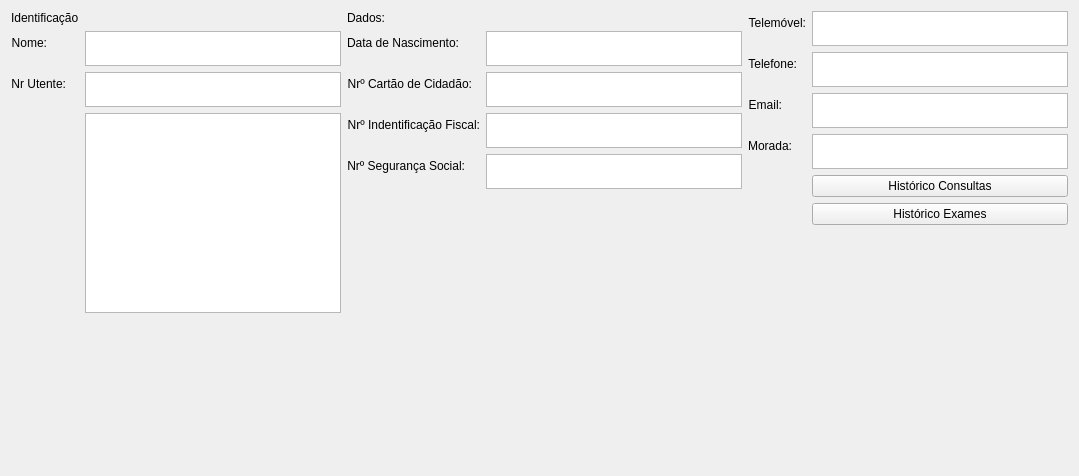
          <widget class="QWidget" name="utenteFile_4">
           <attribute name="title">
            <string>Ficha Utente</string>
           </attribute>
           <layout class="QGridLayout" name="gridLayout_67">
            <item row="0" column="0" rowspan="2">
             <layout class="QFormLayout" name="formLayout_25">
              <item row="3" column="0">
               <widget class="QLabel" name="label_145">
                <property name="text">
                 <string>Nome:</string>
                </property>
                <property name="alignment">
                 <set>Qt::AlignRight|Qt::AlignTrailing|Qt::AlignVCenter</set>
                </property>
               </widget>
              </item>
              <item row="4" column="0">
               <widget class="QLabel" name="label_148">
                <property name="text">
                 <string>Nr Utente:</string>
                </property>
                <property name="alignment">
                 <set>Qt::AlignRight|Qt::AlignTrailing|Qt::AlignVCenter</set>
                </property>
               </widget>
              </item>
              <item row="3" column="1">
               <widget class="QTextBrowser" name="sheetPatientName">
                <property name="maximumSize">
                 <size>
                  <width>16777215</width>
                  <height>35</height>
                 </size>
                </property>
               </widget>
              </item>
              <item row="4" column="1">
               <widget class="QTextBrowser" name="sheetPatientNumber">
                <property name="maximumSize">
                 <size>
                  <width>16777215</width>
                  <height>35</height>
                 </size>
                </property>
               </widget>
              </item>
              <item row="5" column="1">
               <widget class="QGraphicsView" name="graphicsView">
                <property name="minimumSize">
                 <size>
                  <width>200</width>
                  <height>200</height>
                 </size>
                </property>
                <property name="maximumSize">
                 <size>
                  <width>500</width>
                  <height>500</height>
                 </size>
                </property>
               </widget>
              </item>
              <item row="6" column="1">
               <spacer name="verticalSpacer_28">
                <property name="orientation">
                 <enum>Qt::Vertical</enum>
                </property>
                <property name="sizeHint" stdset="0">
                 <size>
                  <width>20</width>
                  <height>40</height>
                 </size>
                </property>
               </spacer>
              </item>
              <item row="1" column="0">
               <widget class="QLabel" name="label_149">
                <property name="text">
                 <string>Identificação</string>
                </property>
               </widget>
              </item>
             </layout>
            </item>
            <item row="0" column="1">
             <layout class="QFormLayout" name="formLayout_26">
              <item row="2" column="0">
               <widget class="QLabel" name="label_150">
                <property name="autoFillBackground">
                 <bool>false</bool>
                </property>
                <property name="text">
                 <string>Data de Nascimento:</string>
                </property>
                <property name="alignment">
                 <set>Qt::AlignRight|Qt::AlignTrailing|Qt::AlignVCenter</set>
                </property>
               </widget>
              </item>
              <item row="2" column="1">
               <widget class="QTextBrowser" name="sheetPatientDate">
                <property name="maximumSize">
                 <size>
                  <width>16777215</width>
                  <height>35</height>
                 </size>
                </property>
               </widget>
              </item>
              <item row="3" column="0">
               <widget class="QLabel" name="label_151">
                <property name="text">
                 <string>Nrº Cartão de Cidadão:</string>
                </property>
                <property name="alignment">
                 <set>Qt::AlignRight|Qt::AlignTrailing|Qt::AlignVCenter</set>
                </property>
               </widget>
              </item>
              <item row="3" column="1">
               <widget class="QTextBrowser" name="sheetPatientIDNr">
                <property name="maximumSize">
                 <size>
                  <width>16777215</width>
                  <height>35</height>
                 </size>
                </property>
               </widget>
              </item>
              <item row="4" column="0">
               <widget class="QLabel" name="label_152">
                <property name="text">
                 <string>Nrº Indentificação Fiscal:</string>
                </property>
                <property name="alignment">
                 <set>Qt::AlignRight|Qt::AlignTrailing|Qt::AlignVCenter</set>
                </property>
               </widget>
              </item>
              <item row="4" column="1">
               <widget class="QTextBrowser" name="sheetPatientNIF">
                <property name="maximumSize">
                 <size>
                  <width>16777215</width>
                  <height>35</height>
                 </size>
                </property>
               </widget>
              </item>
              <item row="5" column="0">
               <widget class="QLabel" name="label_153">
                <property name="text">
                 <string>Nrº Segurança Social:</string>
                </property>
                <property name="alignment">
                 <set>Qt::AlignRight|Qt::AlignTrailing|Qt::AlignVCenter</set>
                </property>
               </widget>
              </item>
              <item row="5" column="1">
               <widget class="QTextBrowser" name="sheetPatientSocialNr">
                <property name="maximumSize">
                 <size>
                  <width>16777215</width>
                  <height>35</height>
                 </size>
                </property>
               </widget>
              </item>
              <item row="6" column="0">
               <spacer name="verticalSpacer_29">
                <property name="orientation">
                 <enum>Qt::Vertical</enum>
                </property>
                <property name="sizeHint" stdset="0">
                 <size>
                  <width>20</width>
                  <height>40</height>
                 </size>
                </property>
               </spacer>
              </item>
              <item row="1" column="0">
               <widget class="QLabel" name="label_154">
                <property name="text">
                 <string>Dados:</string>
                </property>
               </widget>
              </item>
             </layout>
            </item>
            <item row="0" column="2">
             <layout class="QFormLayout" name="formLayout_27">
              <item row="0" column="0">
               <widget class="QLabel" name="label_155">
                <property name="text">
                 <string>Telemóvel:</string>
                </property>
                <property name="alignment">
                 <set>Qt::AlignRight|Qt::AlignTrailing|Qt::AlignVCenter</set>
                </property>
               </widget>
              </item>
              <item row="0" column="1">
               <widget class="QTextBrowser" name="sheetPatientMobileNr">
                <property name="maximumSize">
                 <size>
                  <width>16777215</width>
                  <height>35</height>
                 </size>
                </property>
               </widget>
              </item>
              <item row="1" column="0">
               <widget class="QLabel" name="label_156">
                <property name="text">
                 <string>Telefone:</string>
                </property>
                <property name="alignment">
                 <set>Qt::AlignRight|Qt::AlignTrailing|Qt::AlignVCenter</set>
                </property>
               </widget>
              </item>
              <item row="1" column="1">
               <widget class="QTextBrowser" name="sheetPatientPhoneNr">
                <property name="maximumSize">
                 <size>
                  <width>16777215</width>
                  <height>35</height>
                 </size>
                </property>
               </widget>
              </item>
              <item row="2" column="0">
               <widget class="QLabel" name="label_167">
                <property name="text">
                 <string>Email:</string>
                </property>
                <property name="alignment">
                 <set>Qt::AlignRight|Qt::AlignTrailing|Qt::AlignVCenter</set>
                </property>
               </widget>
              </item>
              <item row="2" column="1">
               <widget class="QTextBrowser" name="sheetPatientEmail">
                <property name="maximumSize">
                 <size>
                  <width>16777215</width>
                  <height>35</height>
                 </size>
                </property>
               </widget>
              </item>
              <item row="3" column="0">
               <widget class="QLabel" name="label_168">
                <property name="text">
                 <string>Morada:</string>
                </property>
                <property name="alignment">
                 <set>Qt::AlignRight|Qt::AlignTrailing|Qt::AlignVCenter</set>
                </property>
               </widget>
              </item>
              <item row="3" column="1">
               <widget class="QTextBrowser" name="sheetPatientAddress">
                <property name="maximumSize">
                 <size>
                  <width>16777215</width>
                  <height>35</height>
                 </size>
                </property>
               </widget>
              </item>
              <item row="4" column="1">
               <widget class="QPushButton" name="sheetPatientAppointmentList">
                <property name="text">
                 <string>Histórico Consultas</string>
                </property>
               </widget>
              </item>
              <item row="5" column="1">
               <widget class="QPushButton" name="nurseButtExamHist">
                <property name="text">
                 <string>Histórico Exames</string>
                </property>
               </widget>
              </item>
              <item row="6" column="1">
               <spacer name="verticalSpacer_30">
                <property name="orientation">
                 <enum>Qt::Vertical</enum>
                </property>
                <property name="sizeHint" stdset="0">
                 <size>
                  <width>20</width>
                  <height>40</height>
                 </size>
                </property>
               </spacer>
              </item>
             </layout>
            </item>
            <item row="1" column="2">
             <spacer name="verticalSpacer_31">
              <property name="orientation">
               <enum>Qt::Vertical</enum>
              </property>
              <property name="sizeHint" stdset="0">
               <size>
                <width>20</width>
                <height>188</height>
               </size>
              </property>
             </spacer>
            </item>
           </layout>
          </widget>
